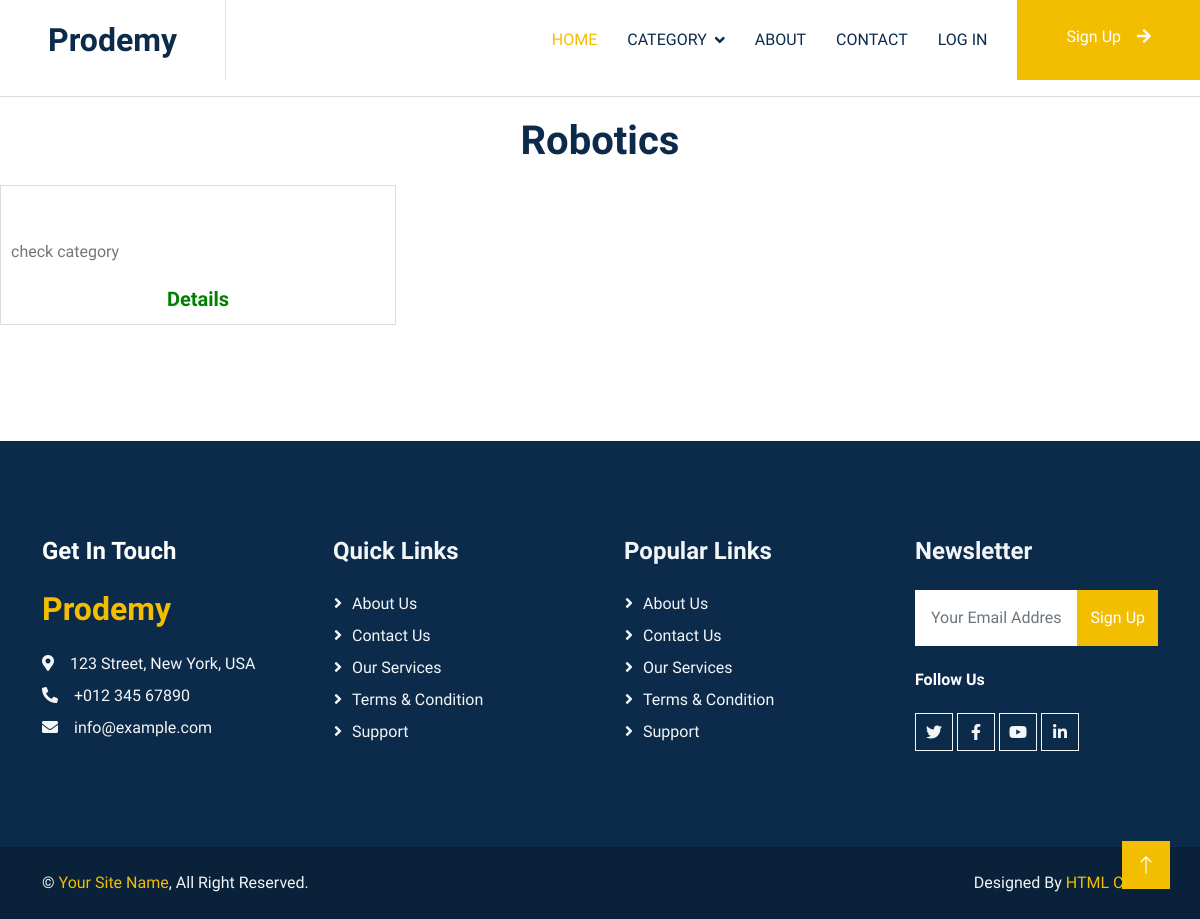
/account/category_details/robotics/, run on an earlier commit of the app's database.
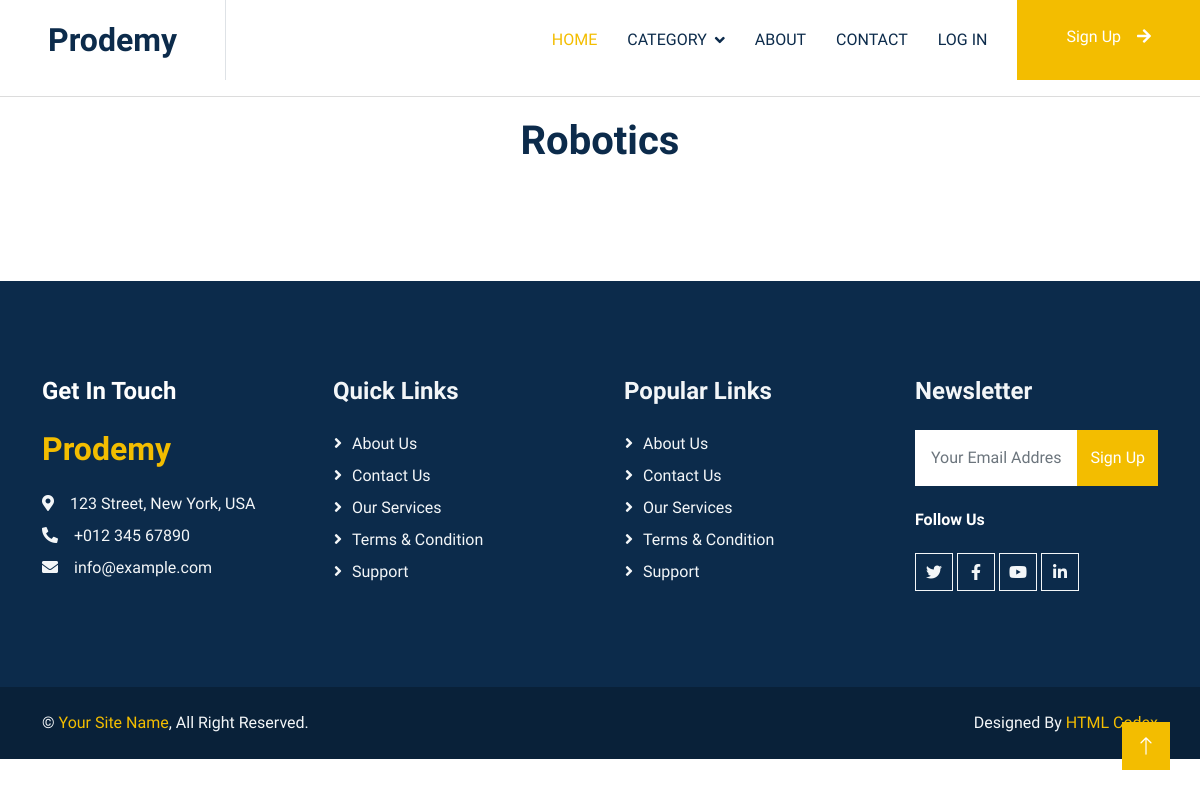
And on a later commit of the database.
### ProdemyApp/models.py (models this page shows, shortened)
class CourseCategoryModel(models.Model):
    name = models.CharField(max_length=50, unique = True)
    slug = models.SlugField(max_length=50, unique = True)
    image = models.ImageField(upload_to='category_thumnail', blank=True, null=True)

class CourseModel(models.Model):
    category = models.ForeignKey(CourseCategoryModel, on_delete=models.CASCADE)
    instructor = models.ForeignKey(User, on_delete=models.CASCADE)
    title = models.CharField(max_length=50)
    slug = models.SlugField(max_length=50)
    video = models.FileField(upload_to='course_video')
    description = models.TextField()
    price = models.DecimalField(max_digits=10, decimal_places=2)
    rating = models.DecimalField(max_digits=2, decimal_places=1)
    image = models.ImageField(upload_to='course_thumnail', blank=True, null=True)
    uploaded_at = models.DateTimeField(auto_now_add=True)
    updated_at = models.DateTimeField(auto_now=True)

### ProdemyApp/views.py (the view)
# urls.py: path('category_details/<str:slug>/',views.CategoryDetailsView.as_view(),name="category_details"),
class CategoryDetailsView(View):
    template_name = 'views/category_details.html'
    model = CourseCategoryModel
    def get(self, request, slug):
        category = get_object_or_404(CourseCategoryModel, slug=slug)
        course = CourseModel.objects.filter(category=category)
        Categories = CourseCategoryModel.objects.all()
        context = {'category': category, 'Courses' : course, 'Categories' : Categories}
        return render(request, self.template_name, context)

### ContextProcessor/context_processors.py (called while the page is built)
def Categories(request):
    categories = CourseCategoryModel.objects.all()
    return {'Categories': categories}

### ProdemyApp/templates/views/category_details.html (shortened to what this page needs)
{% extends 'base.html' %}
{% block content %}
<h1 style="text-align: center; margin: 20px; ">{{category.name}}</h1>
<div class="category-container">
   {% for course in Courses %}
   <div class="category-card">
       <div> {{ course.title }} </div>
       <div class="category-details">
           <a href="#" class="category-details">Details</a>
       </div>
   </div>
   {% endfor %}
</div>
{% endblock %}

### templates/base.html (shortened to what this page needs)
{% load static %}
<!DOCTYPE html>
<html lang="en">
<head>
    <link href="https://cdnjs.cloudflare.com/ajax/libs/font-awesome/5.10.0/css/all.min.css" rel="stylesheet">
    <link href="https://cdn.jsdelivr.net/npm/bootstrap-icons@1.4.1/font/bootstrap-icons.css" rel="stylesheet">
    <link href="{% static 'lib/animate/animate.min.css' %}" rel="stylesheet">
    <link href="{% static 'lib/owlcarousel/assets/owl.carousel.min.css' %}" rel="stylesheet">
    <link href="{% static 'css/bootstrap.min.css' %}" rel="stylesheet">
    <link href="{% static 'css/style.css' %}" rel="stylesheet">
</head>
<body>
    <nav class="navbar navbar-expand-lg bg-white navbar-light sticky-top p-0">
        <a href="{% url 'home' %}" class="navbar-brand d-flex align-items-center border-end px-4 px-lg-5">
            <h2 class="m-0">Prodemy</h2>
        </a>
        <div class="collapse navbar-collapse" id="navbarCollapse">
            <div class="navbar-nav ms-auto p-4 p-lg-0">
                <a href="{% url 'home' %}" class="nav-item nav-link active">Home</a>
                <div class="nav-item dropdown">
                    <a href="#" class="nav-link dropdown-toggle" data-bs-toggle="dropdown">Category</a>
                </div>
                <a href="{% url 'player' 1 %}" class=" nav-item nav-link">About</a>
                <a href="#" class="nav-item nav-link">Contact</a>
                {% if user.id %}
                <a href="{% url 'logout' %}" class="nav-item nav-link">Log out</a>
                {% else %}
                <a href="{% url 'login' %}" class="nav-item nav-link">Log in</a>
            </div>
            <a href="{% url 'signup' %}" class="btn btn-primary py-4 px-lg-5 d-none d-lg-block">Sign Up<i
                    class="fa fa-arrow-right ms-3"></i></a>
                {% endif %}
        </div>
    </nav>
    <hr>
    {% block content %}{% endblock %}
    <div class="container-fluid bg-dark text-light footer my-6 mb-0 py-6 wow fadeIn" data-wow-delay="0.1s">
        <div class="container">
            <div class="row g-5">
                <div class="col-lg-3 col-md-6">
                    <h4 class="text-white mb-4">Get In Touch</h4>
                    <h2 class="text-primary mb-4">Prodemy</h2>
                    <p class="mb-2"><i class="fa fa-map-marker-alt me-3"></i>123 Street, New York, USA</p>
                    <p class="mb-2"><i class="fa fa-phone-alt me-3"></i>+012 345 67890</p>
                    <p class="mb-2"><i class="fa fa-envelope me-3"></i>info@example.com</p>
                </div>
                <div class="col-lg-3 col-md-6">
                    <h4 class="text-light mb-4">Quick Links</h4>
                    <a class="btn btn-link" href="">About Us</a>
                    <a class="btn btn-link" href="">Contact Us</a>
                    <a class="btn btn-link" href="">Our Services</a>
                    <a class="btn btn-link" href="">Terms & Condition</a>
                    <a class="btn btn-link" href="">Support</a>
                </div>
                <div class="col-lg-3 col-md-6">
                    <h4 class="text-light mb-4">Popular Links</h4>
                    <a class="btn btn-link" href="">About Us</a>
                    <a class="btn btn-link" href="">Contact Us</a>
                    <a class="btn btn-link" href="">Our Services</a>
                    <a class="btn btn-link" href="">Terms & Condition</a>
                    <a class="btn btn-link" href="">Support</a>
                </div>
                <div class="col-lg-3 col-md-6">
                    <h4 class="text-light mb-4">Newsletter</h4>
                    <form action="">
                        <div class="input-group">
                            <input type="text" class="form-control p-3 border-0" placeholder="Your Email Address">
                            <button class="btn btn-primary">Sign Up</button>
                        </div>
                    </form>
                    <h6 class="text-white mt-4 mb-3">Follow Us</h6>
                    <div class="d-flex pt-2">
                        <a class="btn btn-square btn-outline-light me-1" href=""><i class="fab fa-twitter"></i></a>
                        <a class="btn btn-square btn-outline-light me-1" href=""><i class="fab fa-facebook-f"></i></a>
                        <a class="btn btn-square btn-outline-light me-1" href=""><i class="fab fa-youtube"></i></a>
                        <a class="btn btn-square btn-outline-light me-0" href=""><i class="fab fa-linkedin-in"></i></a>
                    </div>
                </div>
            </div>
        </div>
    </div>
    <div class="container-fluid copyright text-light py-4 wow fadeIn" data-wow-delay="0.1s">
        <div class="container">
            <div class="row">
                <div class="col-md-6 text-center text-md-start mb-3 mb-md-0">
                    &copy; <a href="#">Your Site Name</a>, All Right Reserved.
                </div>
                <div class="col-md-6 text-center text-md-end">
                    Designed By <a href="https://htmlcodex.com">HTML Codex</a>
                </div>
            </div>
        </div>
    </div>
    <a href="#" class="btn btn-lg btn-primary btn-lg-square back-to-top"><i class="bi bi-arrow-up"></i></a>
</body>
</html>

### static/css/style.css (style rules this page uses)
:root { --primary: #F3BD00; --secondary: #757575; --light: #F3F6F8; --dark: #0C2B4B; }
.py-6 { padding-top: 6rem; padding-bottom: 6rem; }
.my-6 { margin-top: 6rem; margin-bottom: 6rem; }
.back-to-top { position: fixed; display: none; right: 30px; bottom: 30px; z-index: 99; }
.btn { font-weight: 500; transition: .5s; }
.btn.btn-primary, .btn.btn-outline-primary:hover { color: #FFFFFF; }
.btn-square { width: 38px; height: 38px; }
.btn-lg-square { width: 48px; height: 48px; }
.btn-square, .btn-sm-square, .btn-lg-square { padding: 0; display: flex; align-items: center; justify-content: center; font-weight: normal; }
.navbar.sticky-top { top: -100px; transition: .5s; }
.navbar .navbar-brand, .navbar a.btn { height: 80px }
.navbar .navbar-nav .nav-link { margin-right: 30px; padding: 25px 0; color: var(--dark); font-weight: 500; text-transform: uppercase; outline: none; }
.navbar .navbar-nav .nav-link:hover, .navbar .navbar-nav .nav-link.active { color: var(--primary); }
.navbar .dropdown-toggle::after { border: none; content: "\f107"; font-family: "Font Awesome 5 Free"; font-weight: 900; vertical-align: middle; margin-left: 8px; }
.footer .btn.btn-link { display: block; margin-bottom: 5px; padding: 0; text-align: left; color: var(--light); font-weight: normal; text-transform: capitalize; transition: .3s; }
.footer .btn.btn-link::before { position: relative; content: "\f105"; font-family: "Font Awesome 5 Free"; font-weight: 900; color: var(--light); margin-right: 10px; }
.copyright { background: #092139; }
.copyright a { color: var(--primary); }

What changed in the data, as far as the page shows it:
removed CourseModel: title "check category"
